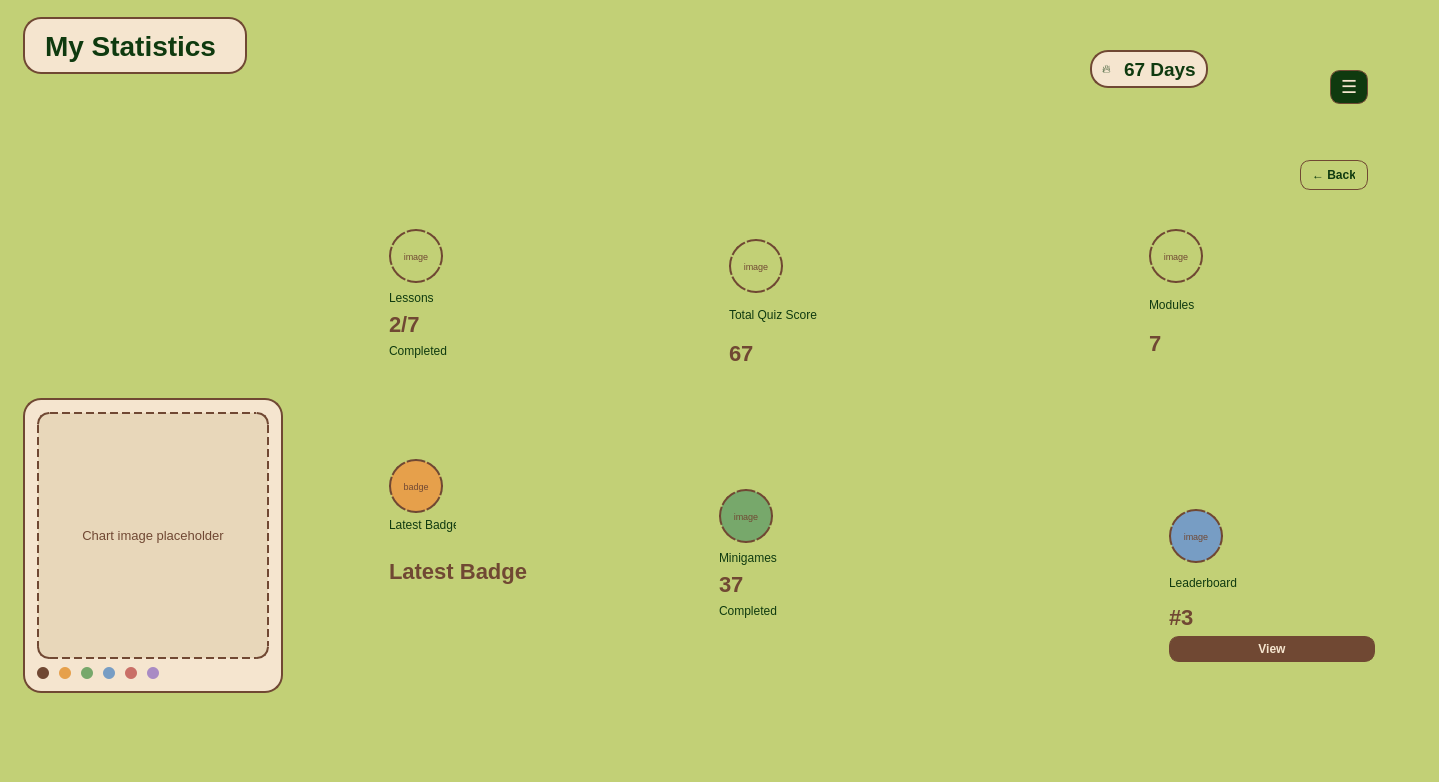
<?xml version="1.0" encoding="UTF-8"?>
<ui version="4.0">
 <class>Dashboard</class>
 <widget class="QWidget" name="Dashboard">
  <property name="geometry">
   <rect>
    <x>0</x>
    <y>0</y>
    <width>1439</width>
    <height>782</height>
   </rect>
  </property>
  <property name="minimumSize">
   <size>
    <width>800</width>
    <height>480</height>
   </size>
  </property>
  <property name="windowTitle">
   <string>My Statistics — SenyaSabi</string>
  </property>
  <property name="styleSheet">
   <string notr="true">
QWidget#Dashboard { background-color: #C2D076; }
QFrame#titlePanel, QFrame#streakPanel, QFrame#statCard, QFrame#chartPanel {
    background-color: #F5E5CF;
    border: 2px solid #704833;
    border-radius: 18px;
}
QLabel { color: #0f3a0f; }
QLabel#titleLabel { font-size: 28px; font-weight: 800; }
QLabel#lblCurrentStreak { font-size: 19px; font-weight: 800; }
QLabel#statTitle { font-size: 13px; font-weight: 700; }
QLabel#lblLessonsCompleted, QLabel#lblTotalQuizScore, QLabel#lblModuleCount,
QLabel#lblLatestBadge, QLabel#lblMinigamesCompleted, QLabel#lblLeaderboardRank {
    color: #704833;
    font-size: 22px;
    font-weight: 800;
}
QLabel#imgStatsChart {
    background-color: #E8D7BA;
    border: 2px dashed #704833;
    border-radius: 12px;
    color: #704833;
    font-size: 13px;
}
QLabel.imagePlaceholder {
    background-color: #C2D076;
    border: 2px dashed #704833;
    border-radius: 40px;
    color: #704833;
    font-size: 10px;
}
QPushButton {
    background-color: #0f3a0f;
    color: #F5E5CF;
    border: 1px solid #704833;
    border-radius: 10px;
    padding: 6px 12px;
    font-weight: 700;
}
QPushButton:hover { background-color: #123f12; border-color: #704833; }
QPushButton#btnMenu { min-width: 36px; min-height: 32px; font-size: 18px; padding: 0; }
QPushButton#btnBack { background-color: transparent; color: #0f3a0f; }
QPushButton#btnLeaderboard { background-color: #704833; padding: 5px 8px; }
   </string>
  </property>
  <widget class="QFrame" name="streakPanel">
   <property name="geometry">
    <rect>
     <x>1090</x>
     <y>50</y>
     <width>118</width>
     <height>38</height>
    </rect>
   </property>
   <property name="frameShape">
    <enum>QFrame::Shape::StyledPanel</enum>
   </property>
   <layout class="QHBoxLayout" name="streakLayout">
    <property name="leftMargin">
     <number>10</number>
    </property>
    <property name="topMargin">
     <number>4</number>
    </property>
    <property name="rightMargin">
     <number>10</number>
    </property>
    <property name="bottomMargin">
     <number>4</number>
    </property>
    <item>
     <widget class="QLabel" name="streakIcon">
      <property name="text">
       <string>🔥</string>
      </property>
     </widget>
    </item>
    <item>
     <widget class="QLabel" name="lblCurrentStreak">
      <property name="text">
       <string>67 Days</string>
      </property>
     </widget>
    </item>
   </layout>
  </widget>
  <widget class="QPushButton" name="btnMenu">
   <property name="geometry">
    <rect>
     <x>1330</x>
     <y>70</y>
     <width>38</width>
     <height>34</height>
    </rect>
   </property>
   <property name="text">
    <string>☰</string>
   </property>
  </widget>
  <widget class="QPushButton" name="btnBack">
   <property name="geometry">
    <rect>
     <x>1300</x>
     <y>160</y>
     <width>68</width>
     <height>30</height>
    </rect>
   </property>
   <property name="text">
    <string>← Back</string>
   </property>
  </widget>
  <widget class="QFrame" name="quizCard">
   <property name="geometry">
    <rect>
     <x>720</x>
     <y>230</y>
     <width>224</width>
     <height>150</height>
    </rect>
   </property>
   <property name="minimumSize">
    <size>
     <width>170</width>
     <height>150</height>
    </size>
   </property>
   <property name="frameShape">
    <enum>QFrame::Shape::NoFrame</enum>
   </property>
   <layout class="QVBoxLayout" name="quizCardLayout">
    <property name="spacing">
     <number>4</number>
    </property>
    <item>
     <widget class="QLabel" name="quizImage">
      <property name="minimumSize">
       <size>
        <width>54</width>
        <height>54</height>
       </size>
      </property>
      <property name="maximumSize">
       <size>
        <width>54</width>
        <height>54</height>
       </size>
      </property>
      <property name="styleSheet">
       <string notr="true">background-color: #C2D076; border: 2px dashed #704833; border-radius: 27px; color: #704833; font-size: 9px;</string>
      </property>
      <property name="text">
       <string>image</string>
      </property>
      <property name="alignment">
       <set>Qt::AlignmentFlag::AlignCenter</set>
      </property>
     </widget>
    </item>
    <item>
     <widget class="QLabel" name="quizTitle">
      <property name="text">
       <string>Total Quiz Score</string>
      </property>
     </widget>
    </item>
    <item>
     <widget class="QLabel" name="lblTotalQuizScore">
      <property name="text">
       <string>67</string>
      </property>
     </widget>
    </item>
   </layout>
  </widget>
  <widget class="QFrame" name="lessonsCard">
   <property name="geometry">
    <rect>
     <x>380</x>
     <y>220</y>
     <width>224</width>
     <height>150</height>
    </rect>
   </property>
   <property name="minimumSize">
    <size>
     <width>170</width>
     <height>150</height>
    </size>
   </property>
   <property name="frameShape">
    <enum>QFrame::Shape::NoFrame</enum>
   </property>
   <layout class="QVBoxLayout" name="lessonsCardLayout">
    <property name="spacing">
     <number>4</number>
    </property>
    <item>
     <widget class="QLabel" name="lessonsImage">
      <property name="minimumSize">
       <size>
        <width>54</width>
        <height>54</height>
       </size>
      </property>
      <property name="maximumSize">
       <size>
        <width>54</width>
        <height>54</height>
       </size>
      </property>
      <property name="styleSheet">
       <string notr="true">background-color: #C2D076; border: 2px dashed #704833; border-radius: 27px; color: #704833; font-size: 9px;</string>
      </property>
      <property name="text">
       <string>image</string>
      </property>
      <property name="alignment">
       <set>Qt::AlignmentFlag::AlignCenter</set>
      </property>
     </widget>
    </item>
    <item>
     <widget class="QLabel" name="lessonsTitle">
      <property name="text">
       <string>Lessons</string>
      </property>
     </widget>
    </item>
    <item>
     <widget class="QLabel" name="lblLessonsCompleted">
      <property name="text">
       <string>2/7</string>
      </property>
     </widget>
    </item>
    <item>
     <widget class="QLabel" name="lessonsCompletedCaption">
      <property name="text">
       <string>Completed</string>
      </property>
     </widget>
    </item>
   </layout>
  </widget>
  <widget class="QFrame" name="modulesCard">
   <property name="geometry">
    <rect>
     <x>1140</x>
     <y>220</y>
     <width>224</width>
     <height>150</height>
    </rect>
   </property>
   <property name="minimumSize">
    <size>
     <width>170</width>
     <height>150</height>
    </size>
   </property>
   <property name="frameShape">
    <enum>QFrame::Shape::NoFrame</enum>
   </property>
   <layout class="QVBoxLayout" name="modulesCardLayout">
    <property name="spacing">
     <number>4</number>
    </property>
    <item>
     <widget class="QLabel" name="modulesImage">
      <property name="minimumSize">
       <size>
        <width>54</width>
        <height>54</height>
       </size>
      </property>
      <property name="maximumSize">
       <size>
        <width>54</width>
        <height>54</height>
       </size>
      </property>
      <property name="styleSheet">
       <string notr="true">background-color: #C2D076; border: 2px dashed #704833; border-radius: 27px; color: #704833; font-size: 9px;</string>
      </property>
      <property name="text">
       <string>image</string>
      </property>
      <property name="alignment">
       <set>Qt::AlignmentFlag::AlignCenter</set>
      </property>
     </widget>
    </item>
    <item>
     <widget class="QLabel" name="modulesTitle">
      <property name="text">
       <string>Modules</string>
      </property>
     </widget>
    </item>
    <item>
     <widget class="QLabel" name="lblModuleCount">
      <property name="text">
       <string>7</string>
      </property>
     </widget>
    </item>
   </layout>
  </widget>
  <widget class="QFrame" name="leaderboardCard">
   <property name="enabled">
    <bool>true</bool>
   </property>
   <property name="geometry">
    <rect>
     <x>1160</x>
     <y>500</y>
     <width>224</width>
     <height>171</height>
    </rect>
   </property>
   <property name="minimumSize">
    <size>
     <width>170</width>
     <height>150</height>
    </size>
   </property>
   <property name="frameShape">
    <enum>QFrame::Shape::NoFrame</enum>
   </property>
   <layout class="QVBoxLayout" name="leaderboardCardLayout">
    <property name="spacing">
     <number>4</number>
    </property>
    <item>
     <widget class="QLabel" name="leaderboardImage">
      <property name="minimumSize">
       <size>
        <width>54</width>
        <height>54</height>
       </size>
      </property>
      <property name="maximumSize">
       <size>
        <width>54</width>
        <height>54</height>
       </size>
      </property>
      <property name="styleSheet">
       <string notr="true">background-color: #779DC4; border: 2px dashed #704833; border-radius: 27px; color: #704833; font-size: 9px;</string>
      </property>
      <property name="text">
       <string>image</string>
      </property>
      <property name="alignment">
       <set>Qt::AlignmentFlag::AlignCenter</set>
      </property>
     </widget>
    </item>
    <item>
     <widget class="QLabel" name="leaderboardTitle">
      <property name="text">
       <string>Leaderboard</string>
      </property>
     </widget>
    </item>
    <item>
     <widget class="QLabel" name="lblLeaderboardRank">
      <property name="text">
       <string>#3</string>
      </property>
     </widget>
    </item>
    <item>
     <widget class="QPushButton" name="btnLeaderboard">
      <property name="text">
       <string>View</string>
      </property>
     </widget>
    </item>
   </layout>
  </widget>
  <widget class="QFrame" name="minigamesCard">
   <property name="geometry">
    <rect>
     <x>710</x>
     <y>480</y>
     <width>170</width>
     <height>150</height>
    </rect>
   </property>
   <property name="minimumSize">
    <size>
     <width>170</width>
     <height>150</height>
    </size>
   </property>
   <property name="frameShape">
    <enum>QFrame::Shape::NoFrame</enum>
   </property>
   <layout class="QVBoxLayout" name="minigamesCardLayout">
    <property name="spacing">
     <number>4</number>
    </property>
    <item>
     <widget class="QLabel" name="minigamesImage">
      <property name="minimumSize">
       <size>
        <width>54</width>
        <height>54</height>
       </size>
      </property>
      <property name="maximumSize">
       <size>
        <width>54</width>
        <height>54</height>
       </size>
      </property>
      <property name="styleSheet">
       <string notr="true">background-color: #77A86B; border: 2px dashed #704833; border-radius: 27px; color: #704833; font-size: 9px;</string>
      </property>
      <property name="text">
       <string>image</string>
      </property>
      <property name="alignment">
       <set>Qt::AlignmentFlag::AlignCenter</set>
      </property>
     </widget>
    </item>
    <item>
     <widget class="QLabel" name="minigamesTitle">
      <property name="text">
       <string>Minigames</string>
      </property>
     </widget>
    </item>
    <item>
     <widget class="QLabel" name="lblMinigamesCompleted">
      <property name="text">
       <string>37</string>
      </property>
     </widget>
    </item>
    <item>
     <widget class="QLabel" name="minigamesCompletedCaption">
      <property name="text">
       <string>Completed</string>
      </property>
     </widget>
    </item>
   </layout>
  </widget>
  <widget class="QFrame" name="titlePanel">
   <property name="geometry">
    <rect>
     <x>23</x>
     <y>17</y>
     <width>224</width>
     <height>57</height>
    </rect>
   </property>
   <property name="frameShape">
    <enum>QFrame::Shape::StyledPanel</enum>
   </property>
   <layout class="QVBoxLayout" name="titleLayout">
    <property name="leftMargin">
     <number>20</number>
    </property>
    <property name="topMargin">
     <number>8</number>
    </property>
    <property name="rightMargin">
     <number>20</number>
    </property>
    <property name="bottomMargin">
     <number>8</number>
    </property>
    <item>
     <widget class="QLabel" name="titleLabel">
      <property name="text">
       <string>My Statistics</string>
      </property>
     </widget>
    </item>
   </layout>
  </widget>
  <widget class="QFrame" name="chartPanel">
   <property name="geometry">
    <rect>
     <x>23</x>
     <y>398</y>
     <width>260</width>
     <height>295</height>
    </rect>
   </property>
   <property name="minimumSize">
    <size>
     <width>260</width>
     <height>0</height>
    </size>
   </property>
   <property name="maximumSize">
    <size>
     <width>280</width>
     <height>16777215</height>
    </size>
   </property>
   <property name="frameShape">
    <enum>QFrame::Shape::StyledPanel</enum>
   </property>
   <layout class="QVBoxLayout" name="chartLayout">
    <property name="spacing">
     <number>8</number>
    </property>
    <property name="leftMargin">
     <number>12</number>
    </property>
    <property name="topMargin">
     <number>12</number>
    </property>
    <property name="rightMargin">
     <number>12</number>
    </property>
    <property name="bottomMargin">
     <number>12</number>
    </property>
    <item>
     <widget class="QLabel" name="imgStatsChart">
      <property name="minimumSize">
       <size>
        <width>220</width>
        <height>245</height>
       </size>
      </property>
      <property name="text">
       <string>Chart image placeholder</string>
      </property>
      <property name="scaledContents">
       <bool>true</bool>
      </property>
      <property name="alignment">
       <set>Qt::AlignmentFlag::AlignCenter</set>
      </property>
     </widget>
    </item>
    <item>
     <layout class="QHBoxLayout" name="legendLayout">
      <property name="spacing">
       <number>10</number>
      </property>
      <item>
       <widget class="QLabel" name="legendDot1">
        <property name="minimumSize">
         <size>
          <width>12</width>
          <height>12</height>
         </size>
        </property>
        <property name="maximumSize">
         <size>
          <width>12</width>
          <height>12</height>
         </size>
        </property>
        <property name="styleSheet">
         <string notr="true">background-color: #704833; border-radius: 6px;</string>
        </property>
        <property name="text">
         <string/>
        </property>
       </widget>
      </item>
      <item>
       <widget class="QLabel" name="legendDot2">
        <property name="minimumSize">
         <size>
          <width>12</width>
          <height>12</height>
         </size>
        </property>
        <property name="maximumSize">
         <size>
          <width>12</width>
          <height>12</height>
         </size>
        </property>
        <property name="styleSheet">
         <string notr="true">background-color: #E6A04B; border-radius: 6px;</string>
        </property>
        <property name="text">
         <string/>
        </property>
       </widget>
      </item>
      <item>
       <widget class="QLabel" name="legendDot3">
        <property name="minimumSize">
         <size>
          <width>12</width>
          <height>12</height>
         </size>
        </property>
        <property name="maximumSize">
         <size>
          <width>12</width>
          <height>12</height>
         </size>
        </property>
        <property name="styleSheet">
         <string notr="true">background-color: #77A86B; border-radius: 6px;</string>
        </property>
        <property name="text">
         <string/>
        </property>
       </widget>
      </item>
      <item>
       <widget class="QLabel" name="legendDot4">
        <property name="minimumSize">
         <size>
          <width>12</width>
          <height>12</height>
         </size>
        </property>
        <property name="maximumSize">
         <size>
          <width>12</width>
          <height>12</height>
         </size>
        </property>
        <property name="styleSheet">
         <string notr="true">background-color: #779DC4; border-radius: 6px;</string>
        </property>
        <property name="text">
         <string/>
        </property>
       </widget>
      </item>
      <item>
       <widget class="QLabel" name="legendDot5">
        <property name="minimumSize">
         <size>
          <width>12</width>
          <height>12</height>
         </size>
        </property>
        <property name="maximumSize">
         <size>
          <width>12</width>
          <height>12</height>
         </size>
        </property>
        <property name="styleSheet">
         <string notr="true">background-color: #C96F67; border-radius: 6px;</string>
        </property>
        <property name="text">
         <string/>
        </property>
       </widget>
      </item>
      <item>
       <widget class="QLabel" name="legendDot6">
        <property name="minimumSize">
         <size>
          <width>12</width>
          <height>12</height>
         </size>
        </property>
        <property name="maximumSize">
         <size>
          <width>12</width>
          <height>12</height>
         </size>
        </property>
        <property name="styleSheet">
         <string notr="true">background-color: #A98BC4; border-radius: 6px;</string>
        </property>
        <property name="text">
         <string/>
        </property>
       </widget>
      </item>
      <item>
       <spacer name="legendSpacer">
        <property name="orientation">
         <enum>Qt::Orientation::Horizontal</enum>
        </property>
        <property name="sizeHint" stdset="0">
         <size>
          <width>20</width>
          <height>12</height>
         </size>
        </property>
       </spacer>
      </item>
     </layout>
    </item>
   </layout>
  </widget>
  <widget class="QFrame" name="badgeCard">
   <property name="geometry">
    <rect>
     <x>380</x>
     <y>450</y>
     <width>170</width>
     <height>150</height>
    </rect>
   </property>
   <property name="minimumSize">
    <size>
     <width>170</width>
     <height>150</height>
    </size>
   </property>
   <property name="frameShape">
    <enum>QFrame::Shape::NoFrame</enum>
   </property>
   <widget class="QLabel" name="badgeImage">
    <property name="geometry">
     <rect>
      <x>9</x>
      <y>9</y>
      <width>54</width>
      <height>54</height>
     </rect>
    </property>
    <property name="minimumSize">
     <size>
      <width>54</width>
      <height>54</height>
     </size>
    </property>
    <property name="maximumSize">
     <size>
      <width>54</width>
      <height>54</height>
     </size>
    </property>
    <property name="styleSheet">
     <string notr="true">background-color: #E6A04B; border: 2px dashed #704833; border-radius: 27px; color: #704833; font-size: 9px;</string>
    </property>
    <property name="text">
     <string>badge</string>
    </property>
    <property name="alignment">
     <set>Qt::AlignmentFlag::AlignCenter</set>
    </property>
   </widget>
   <widget class="QLabel" name="badgeTitle">
    <property name="geometry">
     <rect>
      <x>9</x>
      <y>67</y>
      <width>67</width>
      <height>16</height>
     </rect>
    </property>
    <property name="text">
     <string>Latest Badge</string>
    </property>
   </widget>
   <widget class="QLabel" name="lblLatestBadge">
    <property name="geometry">
     <rect>
      <x>9</x>
      <y>106</y>
      <width>138</width>
      <height>30</height>
     </rect>
    </property>
    <property name="text">
     <string>Latest Badge</string>
    </property>
   </widget>
  </widget>
 </widget>
 <resources/>
 <connections/>
</ui>
